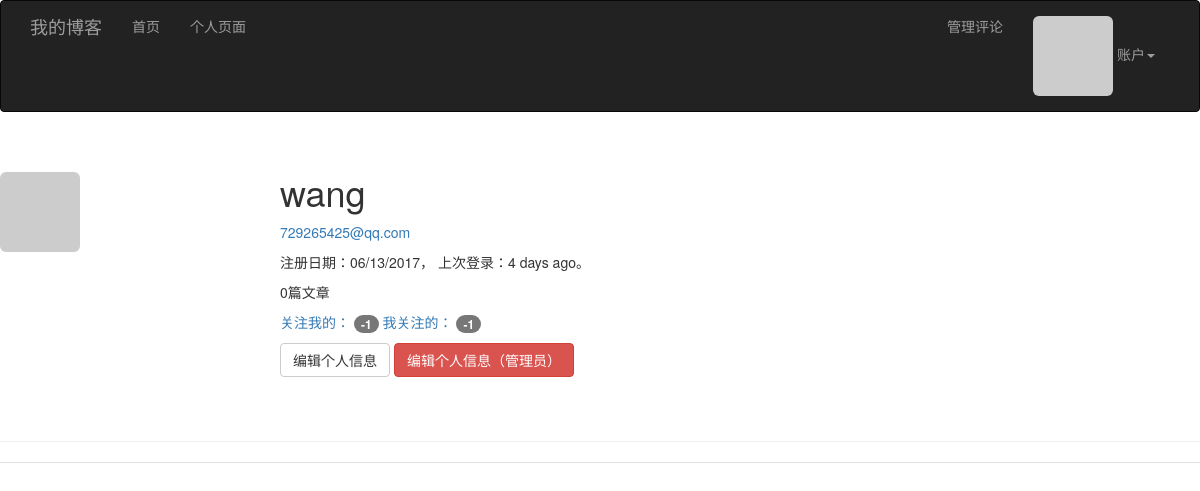
Page /user/wang (signed in) on the earlier database version.
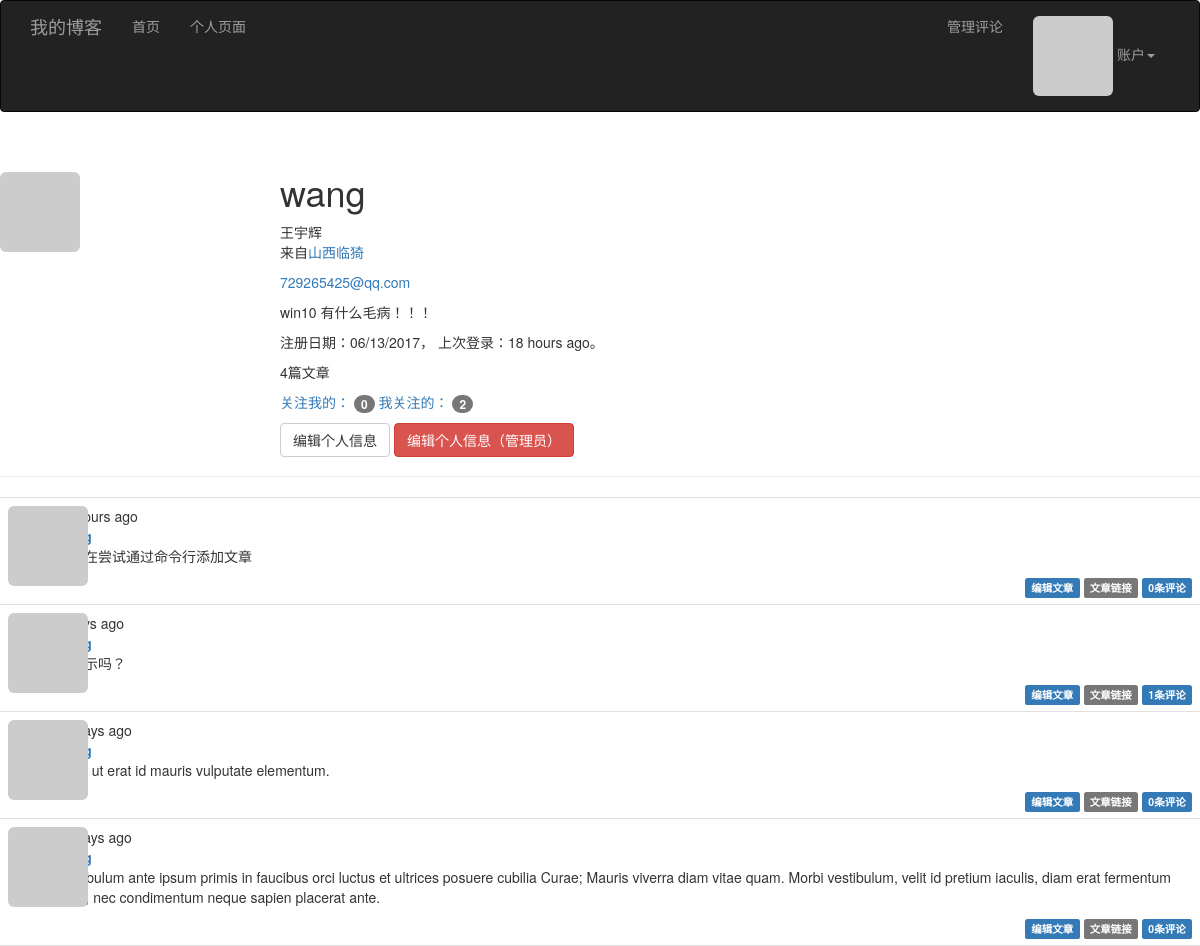
Same page on the later database version.
### app/models.py (models this page shows, shortened)
class User(UserMixin, db.Model):
    __tablename__ = 'users'
    id = db.Column(db.Integer, primary_key=True)
    username = db.Column(db.String(64), unique=True, index=True)
    email = db.Column(db.String(64), unique=True, index=True)
    password_hash = db.Column(db.String(128))
    confirmed = db.Column(db.Boolean, default=False)
    role_id = db.Column(db.Integer, db.ForeignKey('roles.id'))
    name = db.Column(db.String(64))
    location = db.Column(db.String(64))
    about_me = db.Column(db.Text)
    member_since = db.Column(db.DateTime, default=datetime.utcnow)
    last_seen = db.Column(db.DateTime, default=datetime.utcnow)
    avatar_hash = db.Column(db.String(32))
    posts = db.relationship("Post", backref="author", lazy='dynamic')
    followed = db.relationship('Follow', foreign_keys=[Follow.follower_id],
                               backref=db.backref('follower', lazy='joined'),
                               lazy='dynamic',
                               cascade='all, delete-orphan')
    followers = db.relationship('Follow', foreign_keys=[Follow.followed_id],
                                backref=db.backref('followed', lazy='joined'),
                                lazy='dynamic',
                                cascade='all, delete-orphan')
    comments = db.relationship('Comment', backref='author', lazy='dynamic')
    @property
    def password(self):
        raise AttributeError('密码字段不可读取')
    def ping(self):
        self.last_seen = datetime.utcnow()
        db.session.add(self)
    def gravatar(self, size=100, default='identicon', rating='g'):
        if request.is_secure:
            url = 'https://secure.gravatar.com/avatar'
        else:
            url = 'http://www.gravatar.com/avatar'
        hash = self.avatar_hash or hashlib.md5(
            self.email.encode('utf-8')).hexdigest()
        return '{url}/{hash}?s={size}&d={default}&r={rating}'.format(
            url=url, hash=hash, size=size, default=default, rating=rating)
    def can(self, permissions):
        return self.role is not None and (self.role.permissions & permissions) == permissions
    def is_administrator(self):
        return self.can(Permission.ADMINISTER)

class Post(db.Model):
    __tablename__ = 'posts'
    id = db.Column(db.Integer, primary_key=True)
    body = db.Column(db.Text)
    body_html = db.Column(db.Text)
    timestamp = db.Column(db.DateTime, index=True, default=datetime.utcnow)
    author_id = db.Column(db.Integer, db.ForeignKey('users.id'))
    comments = db.relationship('Comment', backref='post', lazy='dynamic')

### app/main/views.py (the view)
@main.route('/user/<username>')
@login_required
def user(username):
    user = User.query.filter_by(username=username).first()
    if user is None:
        abort(404)
    page = request.args.get('page', 1, type=int)
    pagination = user.posts.order_by(Post.timestamp.desc()).paginate(
        page, per_page=current_app.config['BLOG_POSTS_PER_PAGE'],
        error_out=False)
    posts = pagination.items
    return render_template('user.html', user=user, posts=posts)

### app/auth/views.py (called while the page is built)
@auth.before_app_request
def before_request():
    if current_user.is_authenticated:
        current_user.ping()
        if not current_user.confirmed \
            and request.endpoint \
            and request.endpoint[:5] != 'auth.' \
            and request.endpoint != 'static':
            return redirect(url_for('auth.unconfirmed'))

### app/main/__init__.py (called while the page is built)
@main.app_context_processor
def inject_permission():
    return dict(Permission=Permission)

### app/main/views.py (called while the page is built)
@main.after_app_request
def after_request(response):
    for query in get_debug_queries():
        if query.duration >= current_app.config['BLOG_SLOW_DB_QUERY_TIME']:
            current_app.logger.warning(
                'Slow query:%s\nParameters: %s\nDuration: %fs\nContext:%s\n'
                %(query.statement, query.parameters, query.duration,
                  query.context))
    return response

### app/models.py (called while the page is built)
@login_manager.user_loader
def load_user(user_id):
    return User.query.get(int(user_id))

### app/templates/user.html (shortened to what this page needs)
{% extends "base.html" %}
{% import "bootstrap/wtf.html" as wtf %}
{% import "_macros.html" as macros %}
{% block page_content %}
<div class="page-header">
    <img class="img-rounded profile-thumbnail" src="{{ user.gravatar(size=256) }}">
    <div class="profile-header">
        <h1>{{ user.username }}</h1>
        {% if user.name or user.location %}
        <p>
            {% if user.name %}{{ user.name }}<br>{% endif %}
            {% if user.location %}来自<a href="http://map.baidu.com/?q={{ user.location }}">{{ user.location }}</a>{% endif %}
        </p>
        {% endif %}
        {% if current_user.is_administrator() %}
        <p><a href="mailto:{{ user.email }}">{{ user.email }}</a> </p>
        {% endif %}
        {% if user.about_me %}<p>{{ user.about_me }}</p>{% endif %}
        <p>
            注册日期：{{ moment(user.member_since).format('L') }}，
            上次登录：{{ moment(user.last_seen).fromNow() }}。
        </p>
        <p>{{ user.posts.count() }}篇文章</p>
        <p>
            <a href="{{ url_for('.followers', username=user.username) }}">
                关注我的：
                <span class="badge">
                    {{ user.followers.count() - 1 }}
                </span>
             </a>
            <a href="{{ url_for('.followed_by', username=user.username) }}">
                我关注的：
                <span class="badge">
                {{ user.followed.count() - 1 }}
                </span>
            </a>
        <p>
            {% if user == current_user %}
            <a class="btn btn-default" href="{{ url_for('main.edit_profile') }}">编辑个人信息</a>
            {% endif %}
            {% if current_user.is_administrator() %}
            <a class="btn btn-danger" href="{{ url_for('main.edit_profile_admin', id=user.id) }}">编辑个人信息（管理员）</a>
            {% endif %}
        </p>
    </div>
</div>
{% include '_posts.html' %}
{% endblock %}

### app/templates/base.html (shortened to what this page needs)
{% extends "bootstrap/base.html" %}
{% block head %}
{{ super() }}
<link rel="stylesheet" href="{{ url_for('static', filename='styles.css') }}">
{% endblock %}
{% block navbar %}
<div class="navbar navbar-inverse" role="navigation">
    <div class="container">
        <div class="navbar-header">
            <a class="navbar-brand" href="{{ url_for('main.index') }}">我的博客</a>
        </div>
        <div class="navbar-collapse collapse">
            <ul class="nav navbar-nav">
                <li><a href="{{ url_for('main.index') }}">首页</a> </li>
                {% if current_user.is_authenticated %}
                    <li><a href="{{ url_for('main.user', username=current_user.username) }}">个人页面</a> </li>
                {% endif %}
            </ul>
            <ul class="nav navbar-nav navbar-right">
                 {% if current_user.can(Permission.MODERATE_COMMENTS) %}
                <li><a href="{{ url_for('main.moderate') }}">管理评论</a> </li>
                {% endif %}
                {% if current_user.is_authenticated %}
                <li class="dropdown">
                    <a href="#" class="dropdown-toggle" data-toggle="dropdown">
                        <img class="img-rounded" src="{{ current_user.gravatar(size=18) }}">
                        账户<b class="caret"></b>
                    </a>
                </li>
                {% else %}
                <li><a href="{{ url_for('auth.login') }}">登录</a> </li>
                {% endif %}
            </ul>
        </div>
    </div>
</div>
{% endblock %}
{% block content %}
{% block page_content %}
{% endblock %}
{% endblock %}

### app/templates/_posts.html (shortened to what this page needs)
<ul class="posts">
    {% for post in posts %}
    <li class="post">
        <div class="profile-thumbnail">
            <a href="{{ url_for('.user', username=post.author.username) }}">
                <img class="img-rounded profile-thumbnail" src="{{ post.author.gravatar(size=40) }}">
            </a>
        </div>
        <div class="post-content">
            <div class="post-data">{{ moment(post.timestamp).fromNow() }}</div>
            <div class="post-author">
                <a href="{{ url_for('.user', username=post.author.username) }}">
                </a>
            </div>
            <div class="post-body">
                {% if post.body_html %}
                    {{ post.body_html | safe }}
                {% else %}
                    {{ post.body }}
                {% endif %}
            </div>
            <div class="post-footer">
                {% if current_user == post.author %}
                <a href="{{ url_for('.edit', id = post.id) }}">
                    <span class="label label-primary">编辑文章</span>
                </a>
                {% elif current_user.is_administrator() %}
                <a href="{{ url_for('.edit', id = post.id) }}">
                    <span class="label label-danger">编辑文章（管理员）</span>
                </a>
                {% endif %}
                <a href="{{ url_for('.post', id=post.id) }}">
                    <span class="label label-default">文章链接</span>
                </a>
                <a href="{{ url_for('.post', id=post.id) }}#commnets">
                    <span class="label label-primary">
                        {{ post.comments.count() }}条评论
                    </span>
                </a>
            </div>
        </div>
    </li>
    {% endfor %}
</ul>

### app/static/styles.css (style rules this page uses)
.profile-thumbnail { position: absolute; }
.profile-header { min-height: 260px; margin-left: 280px; }
ul.posts { list-style-type: none; padding: 0px; margin: 16px 0px 0px 0px; border-top: 1px solid #e0e0e0; }
ul.posts li.post { padding: 8px; border-bottom: 1px solid #e0e0e0; }
div.post-author { font-weight: bold; }
div.post-content { margin-left: 48px; min-height: 48px; }
div.post-footer { text-align: right; }

Differences in the rows shown:
changed User "wang": name (not shown) → "王宇辉"; location (not shown) → "山西临猗"; about_me (not shown) → "win10 有什么毛病！！！"; last_seen "4 days ago" → "18 hours ago"
added Post: timestamp "18 hours ago", body_html "我正在尝试通过命令行添加文章", comments.count "0"
added Post: timestamp "3 days ago", body_html "能显示吗？", comments.count "1"
added Post: timestamp "14 days ago", body_html "Nulla ut erat id mauris vulputate elementum.", comments.count "0"
added Post: timestamp "14 days ago", body_html "Vestibulum ante ipsum primis in faucibus orci luctus et ultrices posuere cubilia Curae; Mauris viverra diam vitae quam. Morbi vestibulum, velit id pretium iaculis, diam erat fermentum justo, nec condimentum neque sapien placerat ante.", comments.count "0"
Other differences:
{{ user.posts.count() }}: "0" → "4"
{{ user.followers.count() - 1 }}: "-1" → "0"
{{ user.followed.count() - 1 }}: "-1" → "2"
text now shown: "来自"
